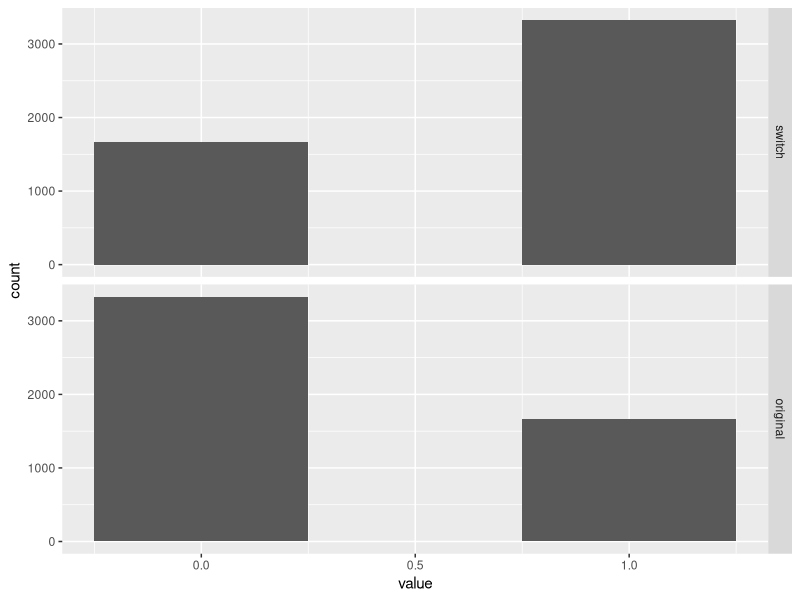

The R script that drew this image:
#### Assignment 2 ####
# Prepared By: Danny Godbout

# Goal: 
# Write an R-script to compute the Monty Hall Probabilities with
# simulations (get probabilities AND variances for switching and
# not switching).



#### Monty Hall Simulation Function ####
# Setup: 3 doors; 2 = Goat, 1 = Car
# 1- Pick a door
# 2- Host opens one of the remaining 2 doors, revealing a goat
# 3- Either keep current choice, or switch doors


f_monty_hall_single_run <- function() {
  # This function runs a single cycle of the monty hall problem, returning
  # results for scenarios where we keep the first choice door and where
  # we switch.
  #
  # Input Args: N/A
  #
  # Output Args: 
  # 1) results: Single row data frame with 2 columns for original and switched
  #             choices. 1=win, 0=loss.
  
  # Define all doors
  all_doors <- 1:3
  
  # Place car behind a random door
  car_door <- sample(all_doors, 1)
  
  # Choose a door
  first_choice_door <- sample(all_doors, 1)
  # first_choice_door <- car_door
  
  # Host chooses a remaining goat door
  remaining_goats <- all_doors[all_doors != car_door & all_doors != first_choice_door]
  
  if(length(remaining_goats) == 1){
    host_door <- remaining_goats
  }else{
    host_door <- sample(remaining_goats, 1)
  }
  
  # Switch
  switched_door <- all_doors[all_doors != first_choice_door & all_doors != host_door]
  
  # Which choice won a car?
  switch_win <- ifelse(switched_door == car_door, 1, 0)  # The new, switch choice won
  original_win <- ifelse(first_choice_door == car_door, 1, 0)  # The original door won
  
  # Merge
  results <- data.frame(switch = switch_win, original = original_win)
  
  # Return
  return(results)
}





#### Run multiple time ####

# Set number of runs
n <- 5000

# Execute simulation
simulation_result<- data.frame(t(replicate(n, f_monty_hall_single_run(), simplify = "matrix")))

# Unlist column formats for analysis
simulation_result <- data.frame(apply(simulation_result, 2, unlist))






#### Plot results ####

# Melt simulation results for plotting
library(reshape2)
plot.data <- melt(simulation_result)

# Build ggplot histogram with facet
library(ggplot2)
p.dist <- ggplot(plot.data, aes(value)) +
  geom_histogram(bins = 3) +
  facet_grid(variable ~ .)
p.dist





#### Calculate summary stats ####

f_probability <- function(data, n) {
  # p = win / n
  probability <- sum(data) / n
  return(probability)
}

f_variance <- function(p, n) {
  # Var = np(1-p)
  variance <- n * p * (1 - p)
  return(variance)
}

# Switch Strategy:
prob.switch <- f_probability(data = simulation_result$switch, n = n)
var.switch <- f_variance(p = prob.switch, n = 1)

# Don't Switch Strategy:
prob.original <- f_probability(data = simulation_result$original, n = n)
var.original <- f_variance(p = prob.original, n = 1)